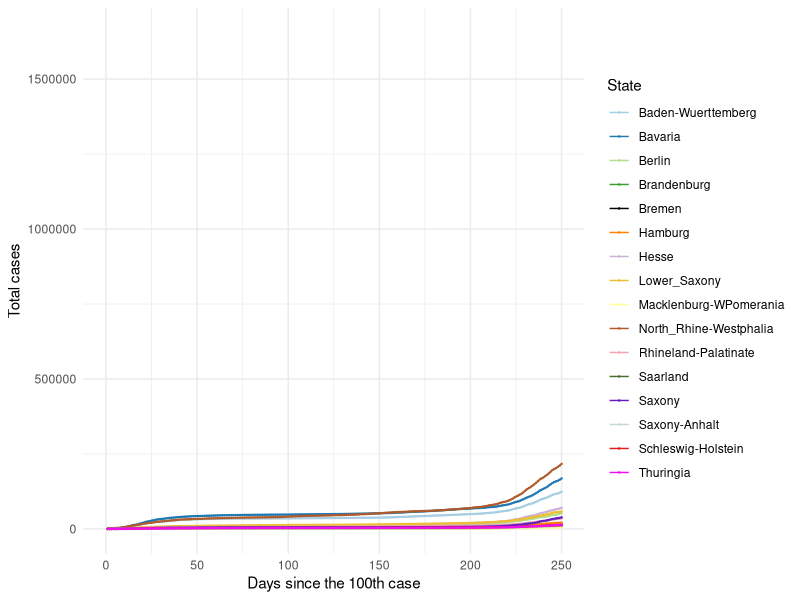
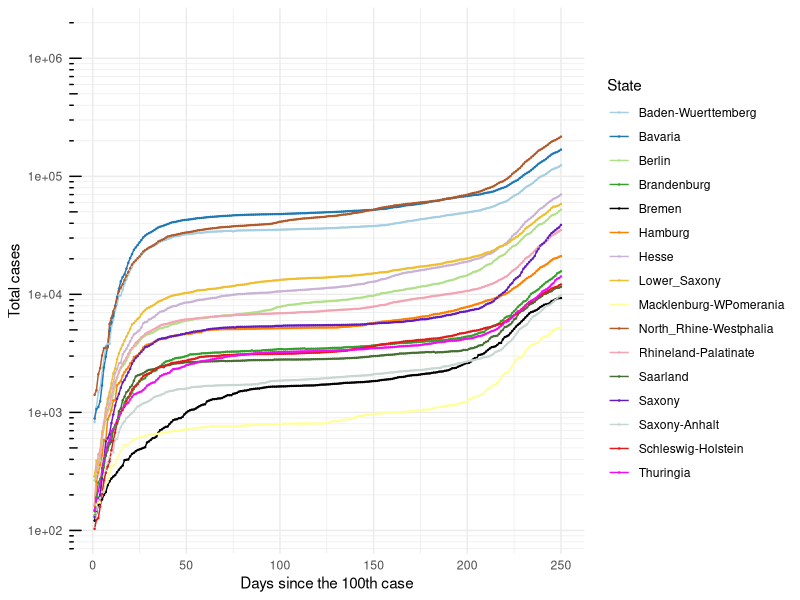
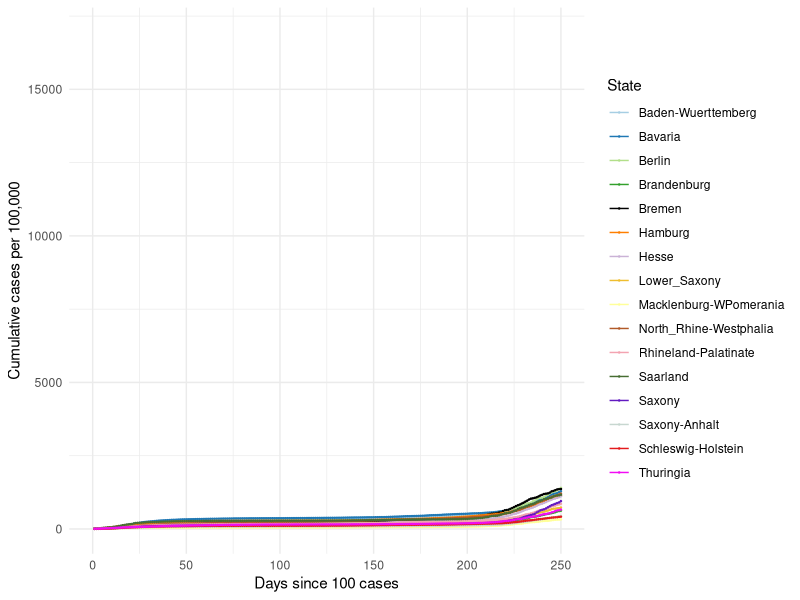
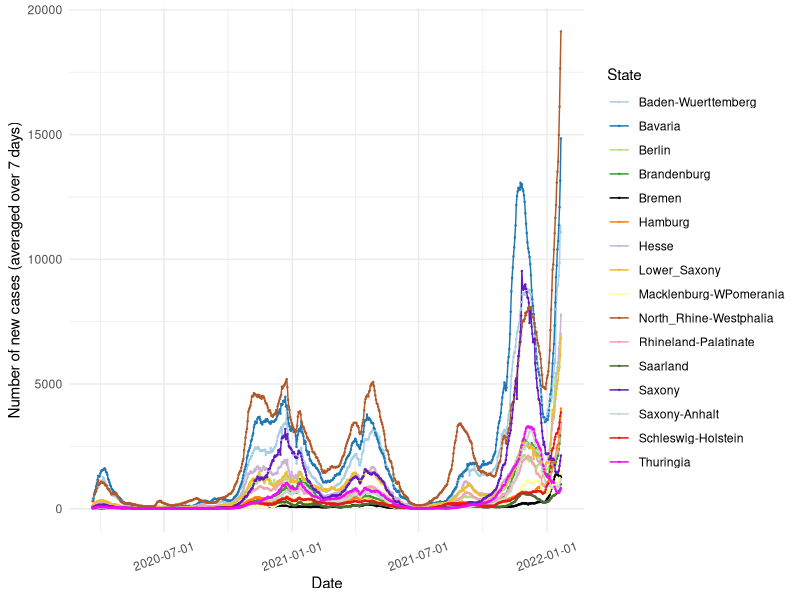
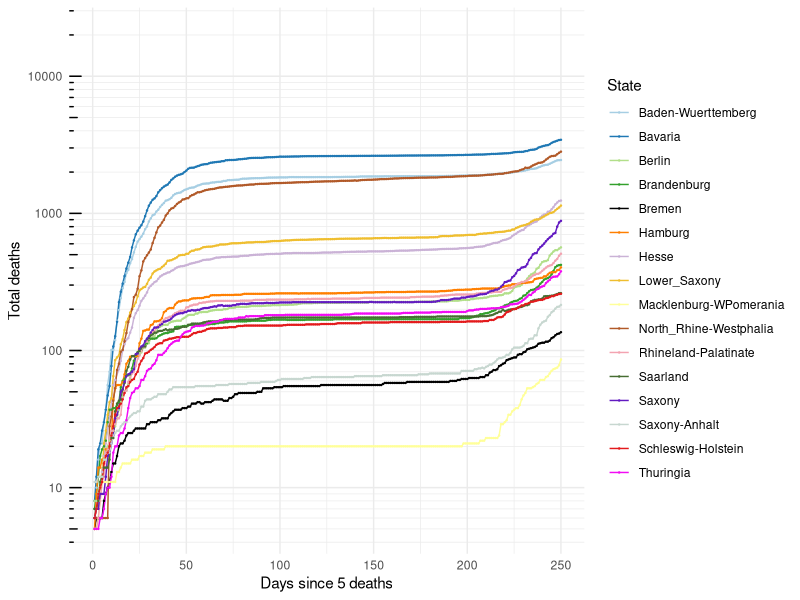
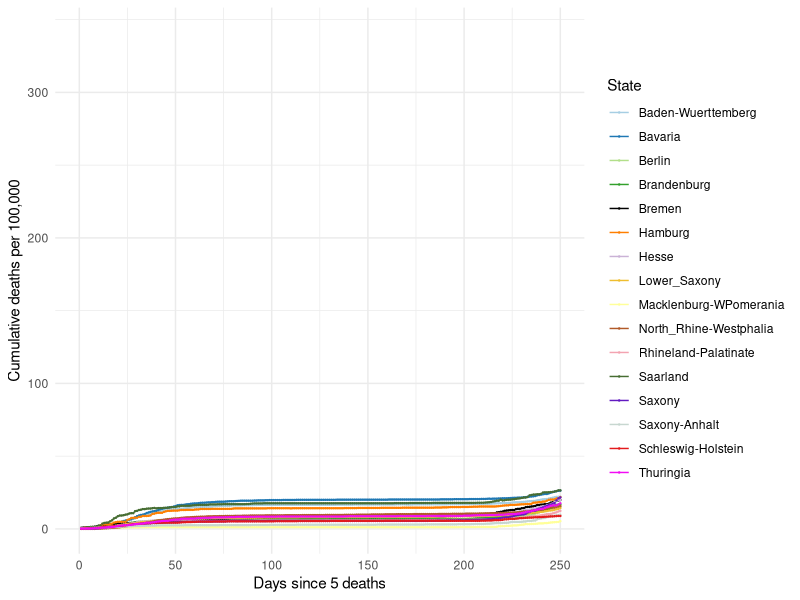
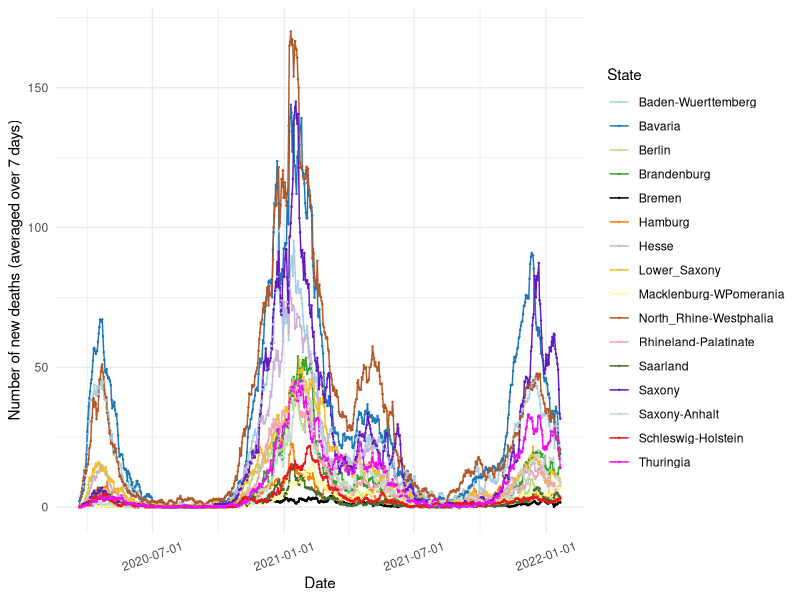

These figures' R source, in order:
## ---- chunk 1

knitr::opts_chunk$set(echo=TRUE, collapse = TRUE)

libload<-function(...) {
    libs<-unlist(list(...))
    req<-unlist(lapply(libs,require,character.only=TRUE))
    need<-libs[req==FALSE]
    if(length(need)>0){ 
        install.packages(need, repos = "https://ftp.fau.de/cran/")
        lapply(need, require, character.only=TRUE)
    }
}
packages <- c("data.table", "ggplot2", "dplyr", "stats", "RColorBrewer", "readr", "here", "scales")
libload(packages)


`%notin%` <- function(x,y) !(x %in% y) 
cumulative.cases <- read_csv(here("static", "data", "Germany10States.csv"))
germany.16states <- read_csv(here("static", "data", "Germany16States.csv"))

colors16 <- c('#A6CEE3', '#1F78B4', '#B2DF8A', '#33A02C',
              '#000000', '#FF7F00', '#CAB2D6', 
              '#EFBE2F', '#FFFF99', '#B15928', '#F3A3B1', '#466D32',
              '#621AC1', '#C7D7D0', '#E31A1C','#F20CF4', '#123456')

## ---- chunk 2

## 16 States with the highest cumulative cases ##
#################################################

#states.filter <- cumulative.cases[cumulative.cases$Days_100 > 0,]
#states.sel <- unique(states.filter$State)

# Choose all the data points for the selected countries starting from Days_100 > 0
#states.final <- cumulative.cases[cumulative.cases$Days_100 > 0,]
states.final <- germany.16states[germany.16states$Days_100 > 0,]

# Plot 1 == Linear scale for total number of cases
cum.plot <- ggplot(data=states.final, aes(x=Days_100, y=Total_Cases, group=State, color=State)) +
            geom_line() + geom_point(size = 0.2) +     
          #  scale_color_brewer(palette = 'Paired') + 
            scale_colour_manual(name= "State", values= colors16) +
            scale_x_continuous('Days since the 100th case', limits=c(0,250)) + 
            scale_y_continuous("Total cases") + 
            #ggtitle('Linear scale') +
            theme_minimal()

print(cum.plot) 

## ---- chunk 3

## Logarithmic scale ##
#######################

base_breaks <- function(n = 10){
  function(x) {
    axisTicks(log10(range(x, na.rm = TRUE)), log = TRUE, n = n)
  }
}

logbreaks <- 10^(-10:10)
logminor_breaks <- rep(1:9, 21)*(10^rep(-10:10, each=9))

cum.plot2 <- ggplot(data=states.final, aes(x=Days_100, y=Total_Cases, group=State, color=State)) +
             geom_line() + geom_point(size=0.2) + 
          #   scale_color_brewer(palette = 'Paired') +
             scale_colour_manual(name= "State", values= colors16) +
             scale_x_continuous(name='Days since the 100th case', limits=c(0,250)) + 
             scale_y_continuous(name="Total cases", trans = 'log10', breaks = logbreaks, minor_breaks = logminor_breaks) +
             annotation_logticks(sides="l") + 
             #ggtitle('Logarithmic scale') +
             theme_minimal()

print(cum.plot2)

## ---- chunk 4

#states16.filter <- germany.16states[germany.16states$Days_100 > 0,]
#states16.sel <- unique(states16.filter$State)

# Choose all the data points for the selected countries starting from Days_100 > 0 
#states16.final <- states16.filter[states16.filter$State %in% states16.sel & states16.filter$Days_100 > 0,]

states16.final <- germany.16states[germany.16states$Days_100 > 0,]

# Plot 1 == Linear scale for total number of cases
per100.plot <- ggplot(data=states16.final, aes(x=Days_100, y=Per100, group=State, color=State)) +
            geom_line() + geom_point(size = 0.2) + 
            # scale_color_brewer(palette = 'Paired') +
            scale_colour_manual(name= "State", values= colors16) +
            scale_x_continuous('Days since 100 cases', limits=c(0,250)) + 
            scale_y_continuous("Cumulative cases per 100,000") + 
            #ggtitle('Linear scale') +
            theme_minimal()

print(per100.plot)

## ---- chunk 5
#new.cases <- read_csv(here("static", "data", "GermanyNewCases10States.csv"))

new7days <- states.final[states.final$Avg_7days > 0,]
new7days$Dates <- as.Date(new7days$Dates)

newcase7.plot <- ggplot(data=new7days, aes(x=Dates, y=Avg_7days, group=State, color=State)) +
            geom_line() + geom_point(size = 0.2) + 
       #     scale_color_brewer(palette = 'Paired') +
            scale_colour_manual(name= "State", values= colors16) +
            scale_x_date(name='Date', labels=date_format('%Y-%m-%d')) + 
            scale_y_continuous(name="Number of new cases (averaged over 7 days)") + 
            #ggtitle('Linear scale') +
            theme_minimal() + theme(axis.text.x = element_text(angle=20, hjust=0.5, vjust=0.5))

print(newcase7.plot)
 
## ---- chunk 6
#num.deaths <- read_csv(here("static", "data", "GermanyTotalDeaths10States.csv"))

# Choose all the data points for the selected countries starting from Days_5 > 0
deaths.final <- states.final[states.final$DeathsDays_5 > 0,]

# Plot 1 == Linear scale for total number of cases
deaths.plot <- ggplot(data=deaths.final, aes(x=DeathsDays_5, y=Deaths, group=State, color=State)) +
   geom_line() + geom_point(size = 0.2) + 
  # scale_color_brewer(palette = 'Paired') +
   scale_colour_manual(name= "State", values= colors16) +
   scale_x_continuous('Days since 5 deaths', limits=c(0,250)) + 
   scale_y_continuous("Total deaths", trans = 'log10', breaks = logbreaks, 
                      minor_breaks = logminor_breaks) +
   annotation_logticks(sides="l") + 
   #ggtitle('Linear scale') +
   theme_minimal()

print(deaths.plot)

## ---- chunk 7

states16.final <- germany.16states[germany.16states$DeathsDays_5 > 0,]

# Plot 1 == Linear scale for total number of cases
deathper100.plot <- ggplot(data=states16.final, aes(x=DeathsDays_5, y=DeathPer100, group=State, color=State)) +
            geom_line() + geom_point(size = 0.2) + 
            # scale_color_brewer(palette = 'Paired') +
            scale_colour_manual(name= "State", values= colors16) +
            scale_x_continuous('Days since 5 deaths', limits=c(0,250)) + 
            scale_y_continuous("Cumulative deaths per 100,000") + 
            #ggtitle('Linear scale') +
            theme_minimal()

print(deathper100.plot)

## ---- chunk 8
#new.cases <- read_csv(here("static", "data", "GermanyNewCases10States.csv"))

states.final$Dates <- as.Date(states.final$Dates)
death7days <- states.final
death7days <- death7days[death7days$Dates > as.Date('2020-03-20'),]

death7days.plot <- ggplot(data=death7days, aes(x=Dates, y=Death_7days, group=State, color=State)) +
            geom_line() + geom_point(size = 0.2) + 
       #     scale_color_brewer(palette = 'Paired') +
            scale_colour_manual(name= "State", values= colors16) +
            scale_x_date(name='Date', labels=date_format('%Y-%m-%d')) + 
            scale_y_continuous(name="Number of new deaths (averaged over 7 days)") + 
           
            #ggtitle('Linear scale') +
            theme_minimal() + theme(axis.text.x = element_text(angle=20, hjust=0.5, vjust=0.5))

print(death7days.plot)
 
